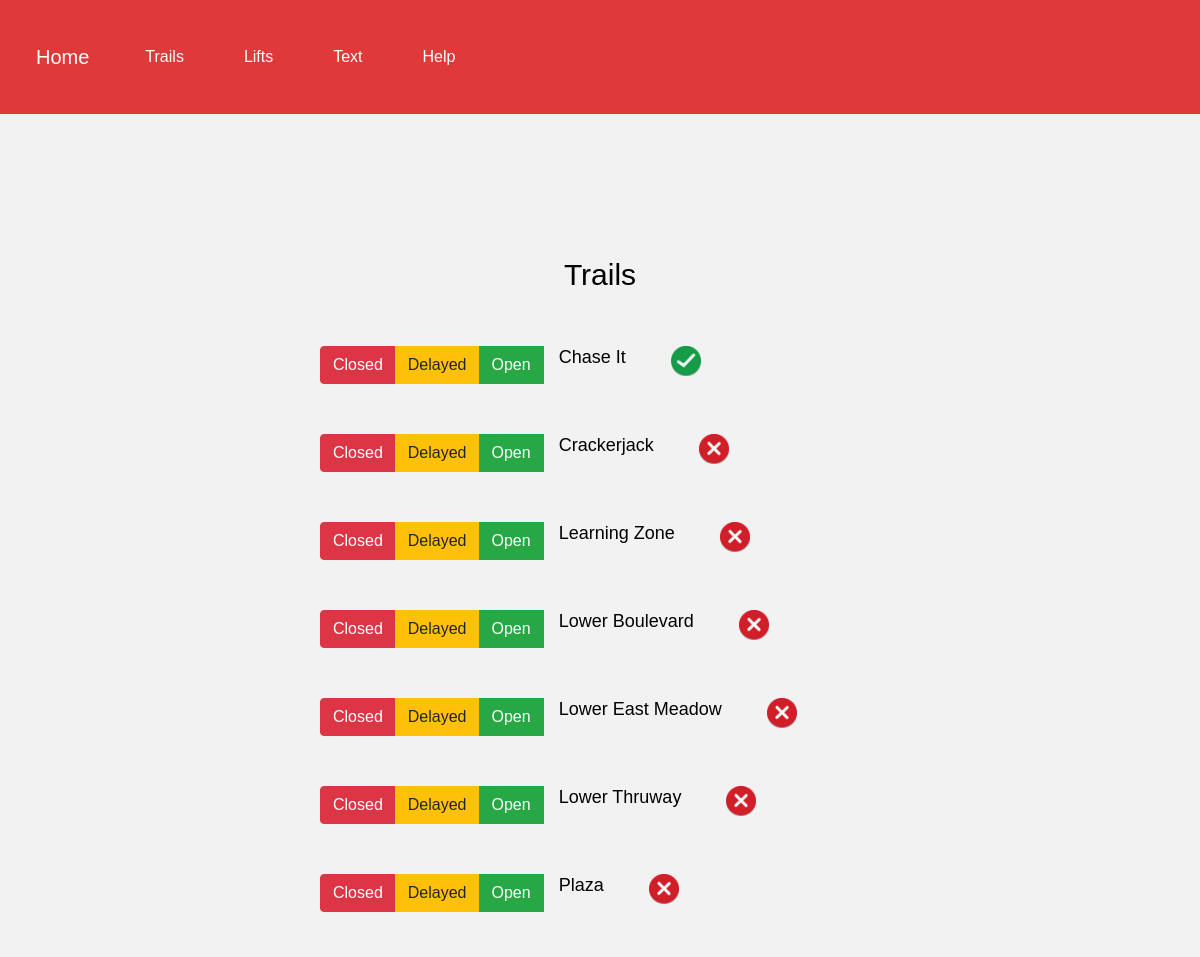
/trails (upper part), run on an earlier commit of the app's database.
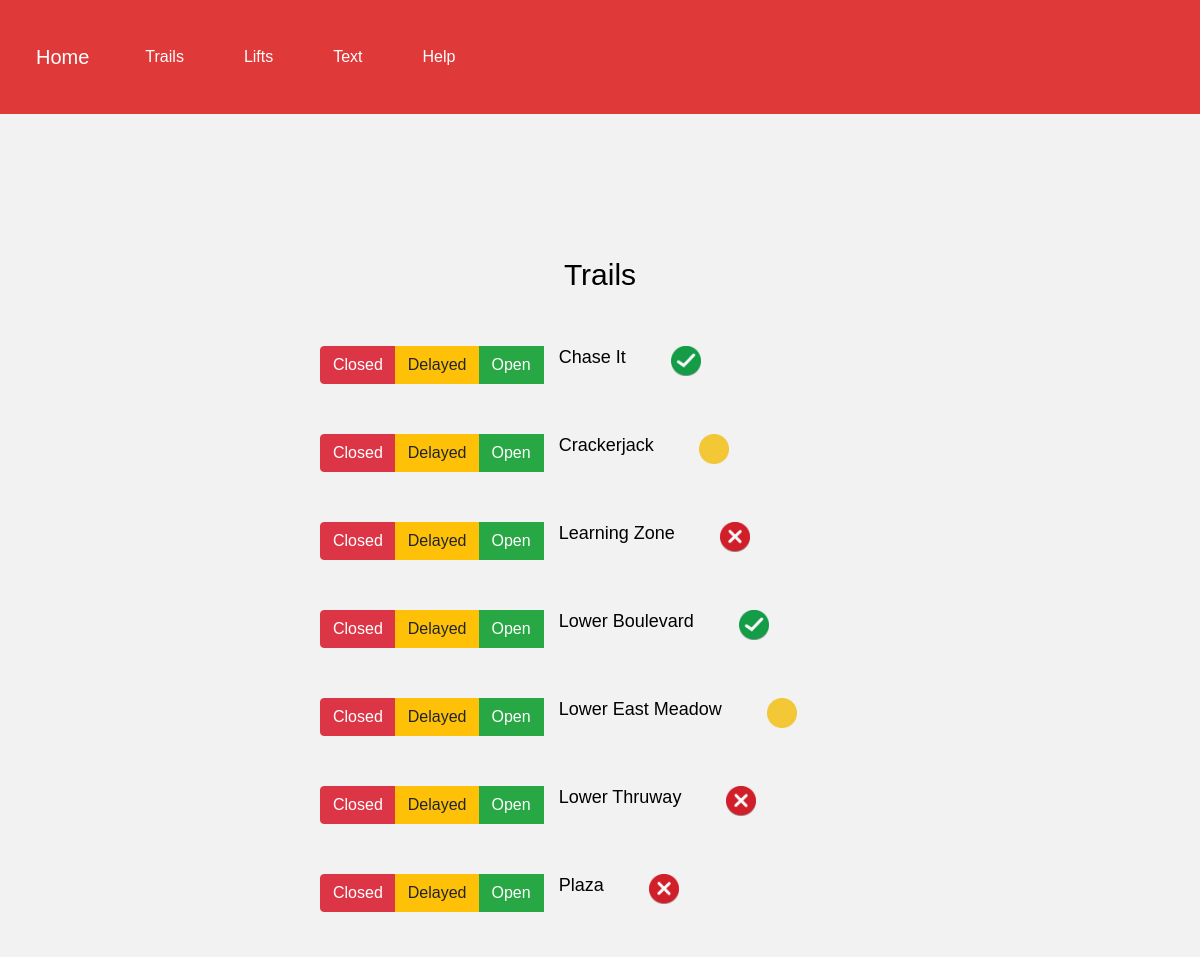
And on a later commit of the database.
### tables this page shows
CREATE TABLE "Trails" (
"index" INTEGER,
  "trail_name" TEXT,
  "status" TEXT
);

### app.py (the view)
@app.route("/trails", methods=["GET","POST"])
def trails():
    con = sqlite3.connect('bromley_trailmap.db', isolation_level=None)
    cur = con.cursor()
    if request.method == "POST":
        for trail_name in TRAIL_NAMES:
            new_status = request.form.get(trail_name)
            if new_status is not None:
                cur.execute('UPDATE Trails SET status = ? WHERE trail_name = ?', (new_status, trail_name))
                con.commit()
        cur.execute('SELECT trail_name, status FROM Trails')
        trails_statuses = cur.fetchall()
    else:
        cur.execute('SELECT trail_name, status FROM Trails')
        trails_statuses = cur.fetchall()
    con.close()
    trail_status = {row[0]: row[1] for row in trails_statuses}
    return render_template("trails.html", t_stat=trail_status)

### templates/trails.html (shortened to what this page needs)
{% extends 'base.html' %}
{% block content %}
<div class="container">
    <p class="lead">Trails</p>
    <form action="{{ url_for('trails') }}" method="POST">
        {% set status_icons = {
        'open': 'open.png',
        'delayed': 'delayed.png',
        'closed': 'closed.png'
        } %}
        {% for trail, status in t_stat.items() %}
        <div class="btn-group" role="group" aria-label="Trail status buttons" style="margin-bottom: 20px;">
            <button type="submit" class="btn btn-danger" value="closed" name="{{ trail }}">Closed</button>
            <button type="submit" class="btn btn-warning" value="delayed" name="{{ trail }}">Delayed</button>
            <button type="submit" class="btn btn-success" value="open" name="{{ trail }}">Open</button>
            <h4 style="margin-left: 15px;">{{ trail.replace('_', ' ').title() }}</h4>
            <div id="specific-trail-status" style="margin-left: 15px;">
                {% if status in status_icons %}
                <img src="{{ url_for('static', filename=status_icons[status]) }}" alt="{{ status.title() }}" width="30" height="30">
                {% else %}
                <span>{{ status }}</span>
                {% endif %}
            </div>
        </div>
        {% endfor %}
    </form>
</div>
{% endblock %}

What changed in the data, as far as the page shows it:
changed Trails "Crackerjack": status: a different picture
changed Trails "Lower Boulevard": status: a different picture
changed Trails "Lower East Meadow": status: a different picture
